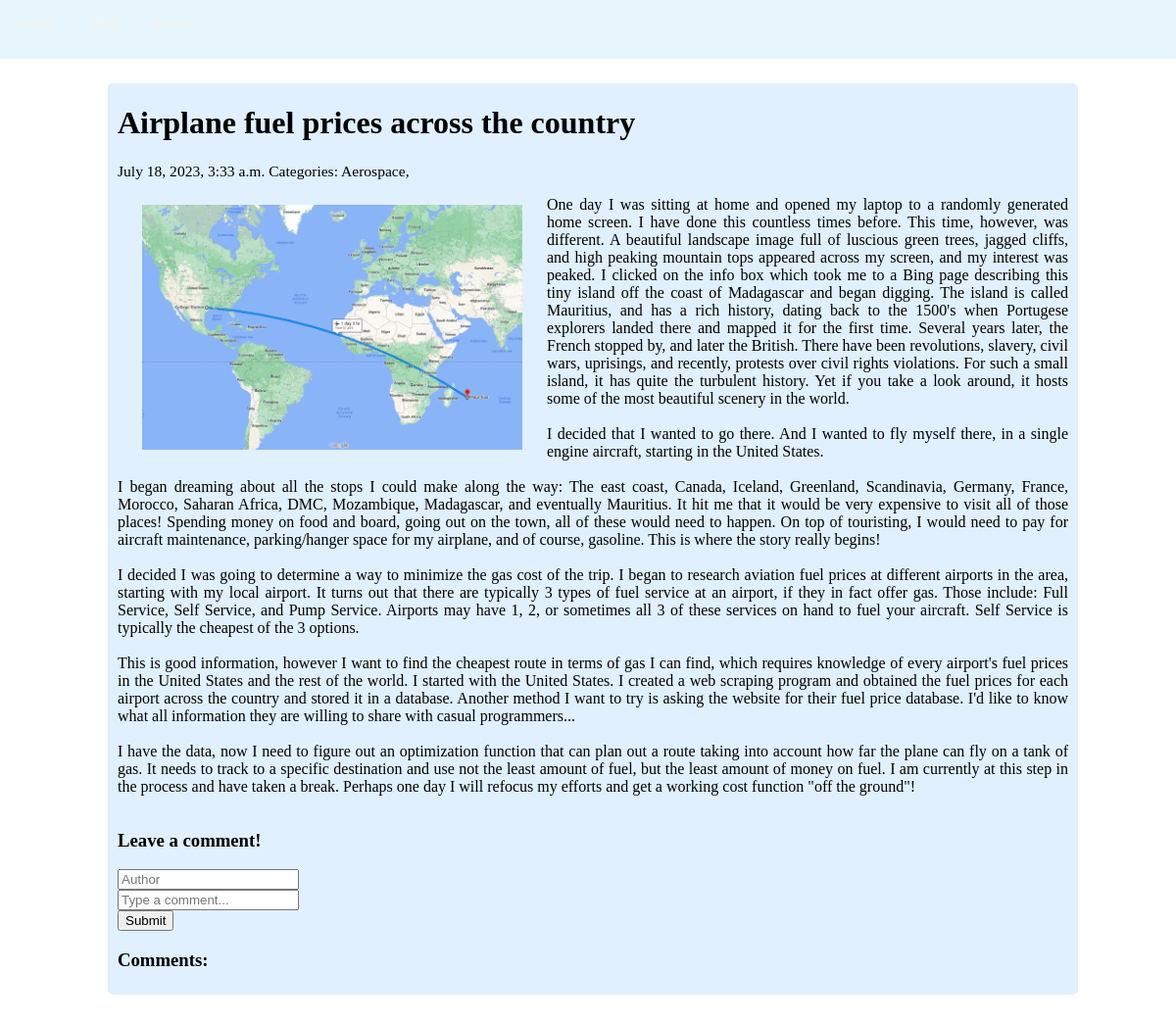
Screenshot of /blog/12/ with the database file from the repository.
### blog/models.py (models this page shows)
class Post(models.Model):
    title = models.CharField(max_length=255)
    body = models.TextField()
    created_on = models.DateTimeField(auto_now_add=True)
    last_modified = models.DateTimeField(auto_now=True)
    categories = models.ManyToManyField("category", related_name="posts")
    image = models.ImageField(upload_to='images')
    class Meta:
        ordering = ['-created_on']

class Category(models.Model):
    name = models.CharField(max_length=20)
    caption = models.CharField(max_length=255)
    image = models.ImageField(upload_to='images')

### blog/views.py (the view, shortened to what this page needs)
# urls.py: path('<int:pk>/', views.blog_detail, name='blog_detail'),
def blog_detail(request, pk):
    post = Post.objects.get(pk=pk)
    image = post.image
    form = CommentForm()
    comments = Comment.objects.filter(post=post)
    context = {
        "post": post,
        "comments": comments,
        "form": form,
        "image": '<image src="{% static "' + str(image) + '" %} alt="img">'
    }
    return render(request, 'blog_detail.html', context)

### blog/forms.py
class CommentForm(forms.Form):
    author = forms.CharField(max_length=60, label="Author", widget=forms.TextInput(attrs={'placeholder': 'Author'}))
    body = forms.CharField(label="Comment", widget=forms.TextInput(attrs={'placeholder': 'Type a comment...'}))

### blog/templates/blog_detail.html (shortened to what this page needs)
{% extends 'base_generic.html' %}
{% block content %}
<div class="blog-container">
    <div class="blog-post">
    <h1>{{ post.title }}</h1>
        <div class="blog-post-subheader">
            <small>
                {{ post.created_on }}
                Categories:
                {% for category in post.categories.all %}
                <a href="{% url 'blog_category' category.name %}">
                    {{ category.name }},
                </a>
                {% endfor %}
            </small>
        </div>
    <div class="blog-post-content">
        <img class="blog-post-image" src="{{ post.image.url }}">
        <p>{{ post.body | linebreaksbr }}</p>
    </div>
    <div class="blog-post-comments">
        <h3>Leave a comment!</h3>
        <form action="/blog/{{ post.pk }}/" method="POST">
            <div class="form-group">
                {{ form.author }}
            </div>
            <div class="form-group">
                {{ form.body }}
            </div>
            <button type="submit" class="btn-primary">Submit</button>
        </form>
        <h3>Comments:</h3>
    </div>
    </div>
</div>
{% endblock %}

### myblogsite/static/style1.css (style rules this page uses)
body { background-image: url('IMG_5010.jpg'); background-position: top center; background-attachment: scroll; width: 100%; background-size: cover; background-repeat: no-repeat; margin: 0; display: grid; place-items: center; }
.blog-container { background-color: rgba(137, 207, 240,0); margin: 60px 50px 50px 60px; padding: 20px 50px 20px; text-align: center; }
.blog-post { background-color: rgba(224, 240, 255,.98); padding: 1px 10px 5px 10px; text-align: left; border-radius: 5px; margin-top: 5px; display:grid; }
.blog-post a { text-decoration: none; color: black; }
.blog-post p { text-align: justify; }
.blog-post-subheader { display: grid; font-size: 14pt; }
.blog-post-image { width: 40%; float: left; margin: 25px; object-position: center top; }

### rows the page displays
Post: title "Airplane fuel prices across the country", created_on "July 18, 2023, 3:33 a.m.", image (picture), body "One day I was sitting at home and opened my laptop to a randomly generated home screen. I have done this countless times before. This time, however, was different. A beautiful landscape image full of luscious green trees, jagged cliffs, and high peaking mountain tops appeared across my screen, and my interest was peaked. I clicked on the info box which took me to a Bing page describing this tiny island off the coast of Madagascar and began digging. The island is called Mauritius, and has a rich history, dating back to the 1500's when Portugese explorers landed there and mapped it for the first time. Several years later, the French stopped by, and later the British. There have been…"
Category: name "Aerospace"
